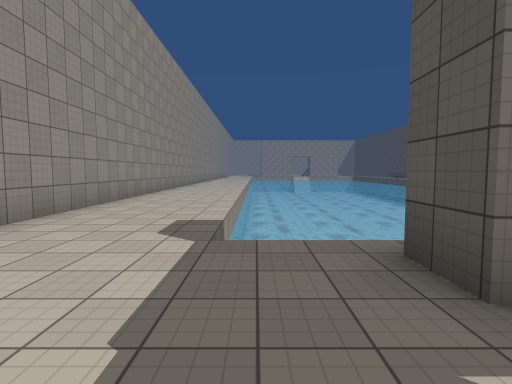
View 1 (above)

22 first-person views from a walk through a scene from a Unity 3-D project. The camera is 1.5 m above the floor, tilts 4° down and sees 80° across. The floor is counted in squares, 2 m on a side. Each view is taken from the middle of a square. On the plan, view 1 faces up. The plan holds only what a view shows up to about 10 squares ahead; the rest is blank. The place goes on beyond the plan. Some animated figures are left out. Surface patterns are stand-ins for the level's own textures.

View 2
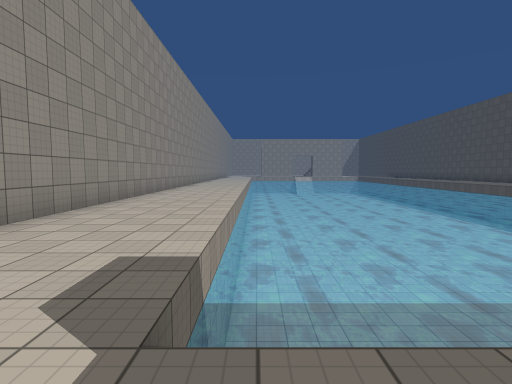

View 3
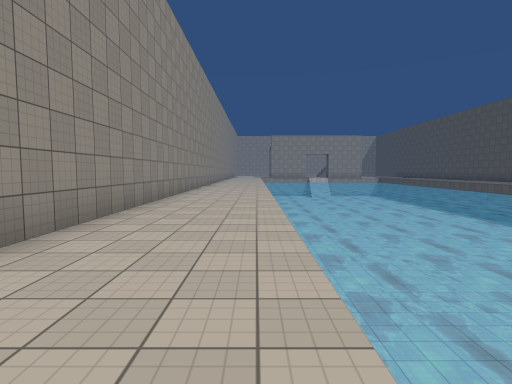

View 4
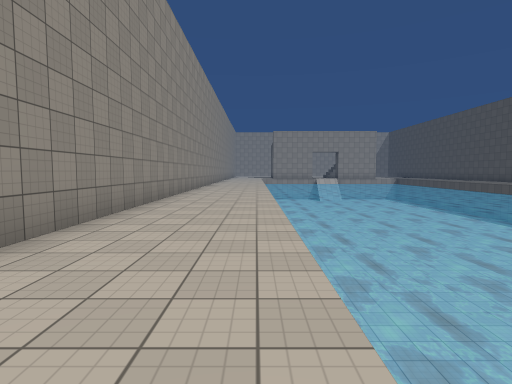

View 5
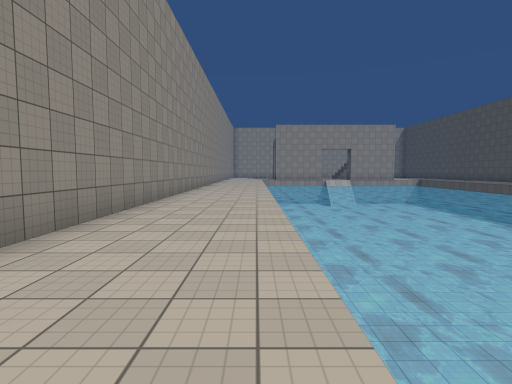

View 6
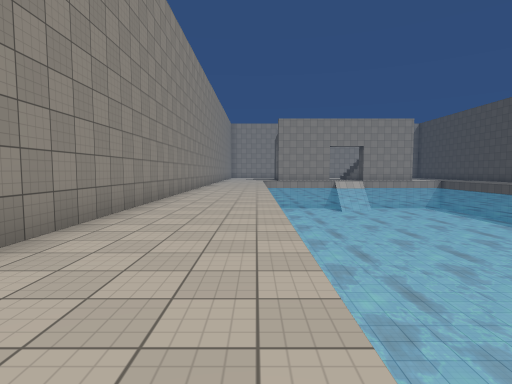

View 7
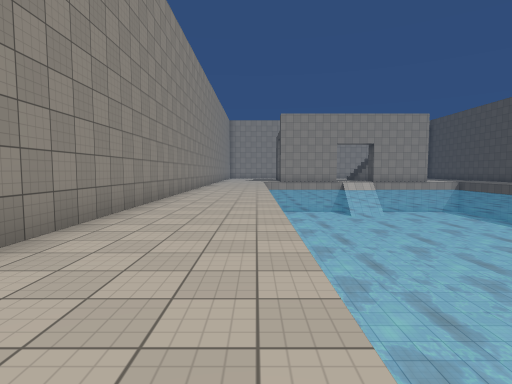

View 8
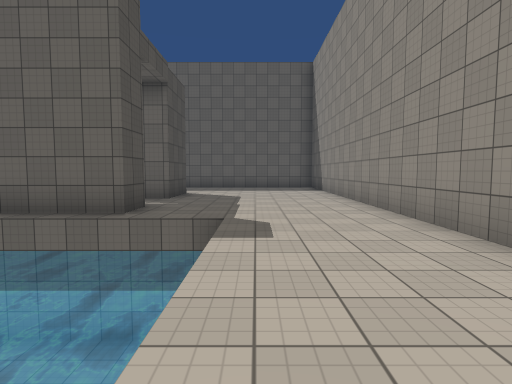

View 9
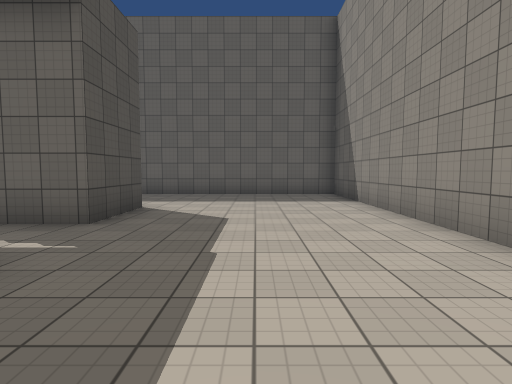

View 10
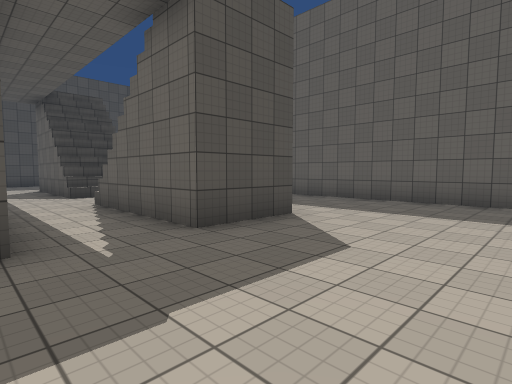

View 11
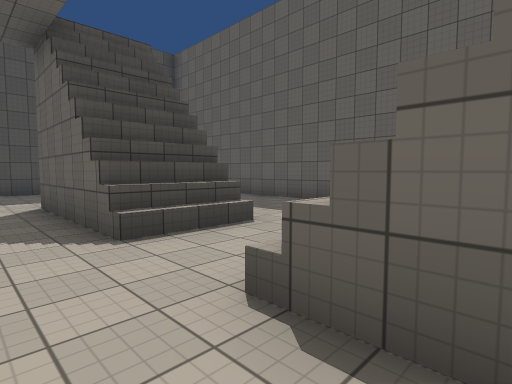

View 12
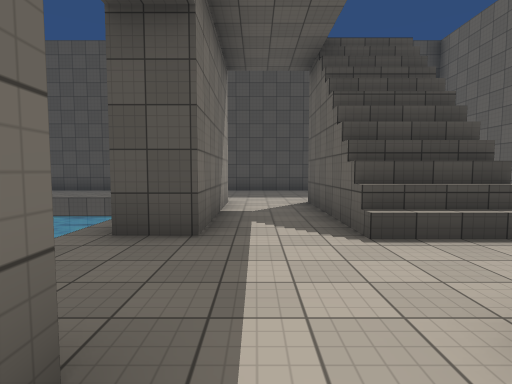

View 13
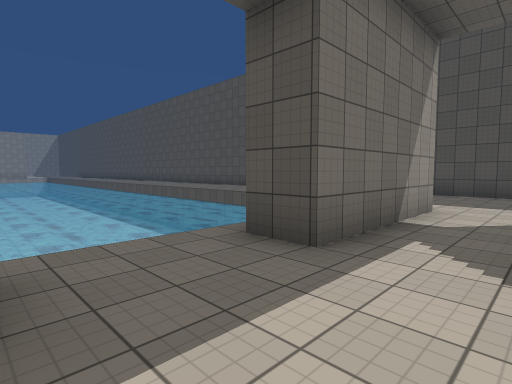

View 14
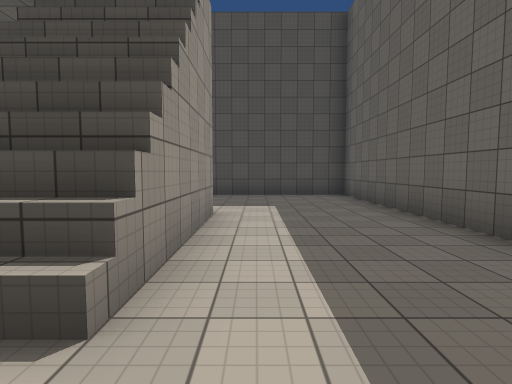

View 15
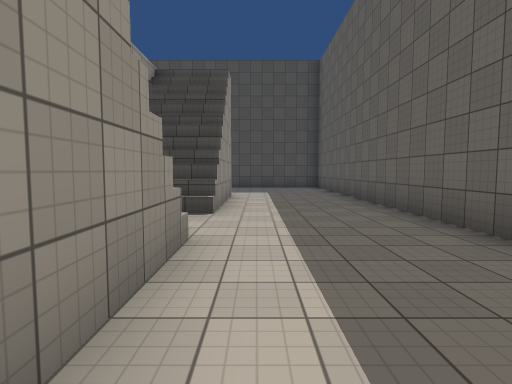

View 16
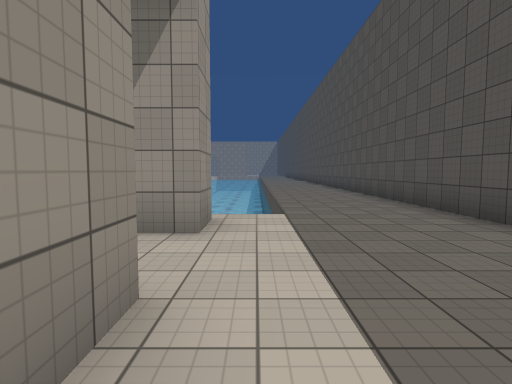

View 17
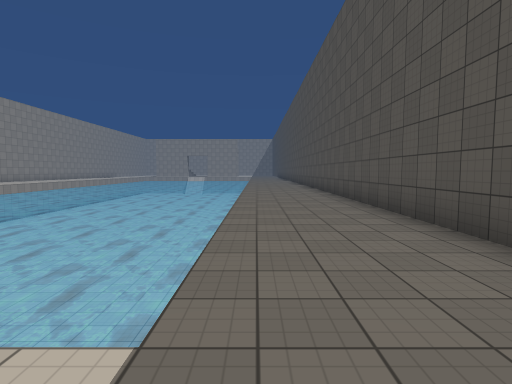

View 18
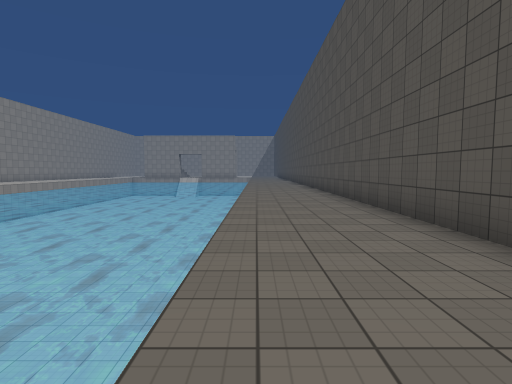

View 19
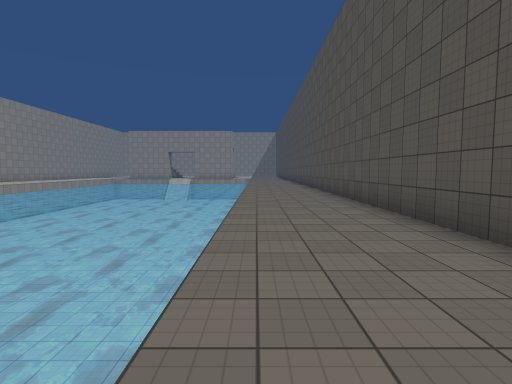

View 20
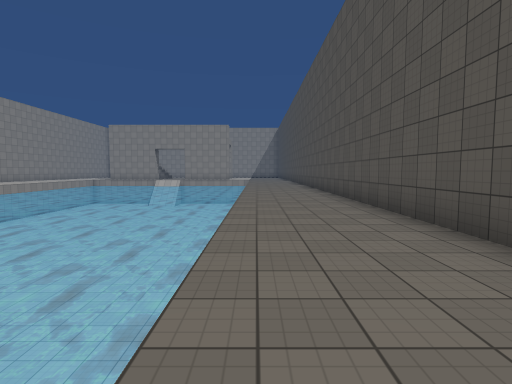

View 21
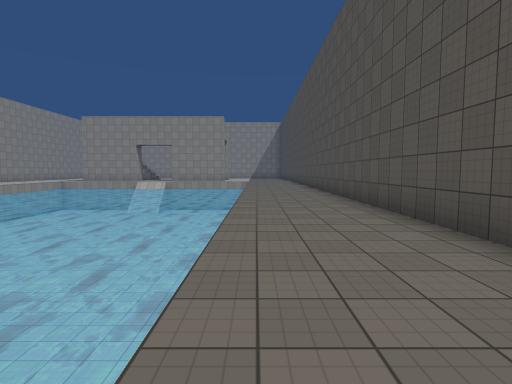

View 22
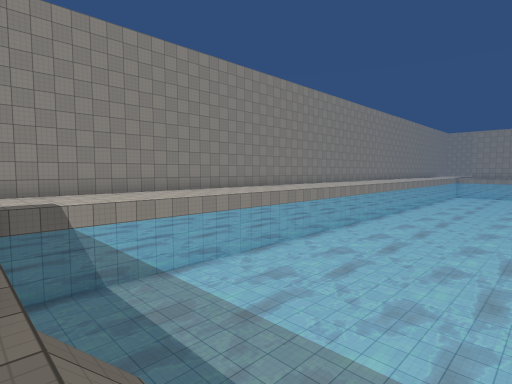

### Floor plan
Key: @ floor where view 1 was taken; # wall or solid block; . floor; ≈ water the walk keeps out of; ^ raised ledge.
Columns run from 4 left of view 1 to 16 right of it. Each row starts with its distance up from view 1.
 29 #...≈≈≈≈≈≈≈≈
 28 #...≈≈≈≈≈≈≈≈≈≈≈≈≈...#
 27 #...≈≈≈≈≈≈≈≈≈≈≈≈≈...#
 26 #...≈≈≈≈≈≈≈≈≈≈≈≈≈...#
 25 #...≈≈≈≈≈≈≈≈≈≈≈≈≈...#
 24 #...≈≈≈≈≈≈≈≈≈≈≈≈≈...#
 23 #...≈≈≈≈≈≈≈≈≈≈≈≈≈...#
 22 #...≈≈≈≈≈≈≈≈≈≈≈≈≈...#
 21 #...≈≈≈≈≈≈ ≈≈≈≈≈≈...#
 20 #...≈≈≈≈≈≈≈≈≈≈≈≈≈...#
 19 #...≈≈≈≈≈≈≈≈≈≈≈≈≈...#
 18 #...≈≈≈≈≈≈≈≈≈≈≈≈≈...#
 17 #...≈≈≈≈≈≈ ≈≈≈≈≈≈...#
 16 #...≈≈≈≈≈≈≈≈≈≈≈≈≈...#
 15 #...≈≈≈≈≈≈≈≈≈≈≈≈≈...#
 14 #...≈≈≈≈≈≈≈≈≈≈≈≈≈...#
 13 #...≈≈≈≈≈≈≈≈≈≈≈≈≈...#
 12 #...≈≈≈≈≈≈≈≈≈≈≈≈≈...#
 11 #...≈≈≈≈≈≈≈≈≈≈≈≈≈...#
 10 #...≈≈≈≈≈≈≈≈≈≈≈≈≈...#
  9 #...≈≈≈≈≈≈≈≈≈≈≈≈≈...#
  8 #...≈≈≈≈≈≈≈≈≈≈≈≈≈...#
  7 #...≈≈≈≈≈≈≈≈≈≈≈≈≈...#
  6 #...≈≈≈≈≈≈≈≈≈≈≈≈≈...#
  5 #...≈≈≈≈≈≈≈≈  ≈≈≈...#
  4 #...≈≈≈≈≈≈≈    ≈≈...#
  3 #............  .....#
  2 #.....###...####....#
  1 #...................#
  0 #...@...............#
 -1 #.....####..####....#
 -2 #.....###^..####....#
 -3 #...................#
 -4 #...................#
 -5 #...................#
 -6 #####################

Where each view was taken, in squares from view 1:
view 1: 0 up, 0 right, facing up
view 2: 2 up, 0 right, facing up
view 3: 6 up, 1 left, facing up
view 4: 10 up, 1 left, facing up
view 5: 14 up, 1 left, facing up
view 6: 17 up, 1 left, facing up
view 7: 19 up, 1 left, facing up
view 8: 8 up, 1 left, facing down
view 9: 4 up, 1 left, facing down
view 10: 2 up, 2 left, facing down-right
view 11: 1 up, 4 right, facing down-right
view 12: 1 up, 4 right, facing right
view 13: 0 up, 5 right, facing up-right
view 14: 3 down, 6 right, facing right
view 15: 3 down, 2 right, facing right
view 16: 2 down, 12 right, facing up
view 17: 2 up, 13 right, facing up
view 18: 6 up, 13 right, facing up
view 19: 10 up, 13 right, facing up
view 20: 14 up, 13 right, facing up
view 21: 18 up, 13 right, facing up
view 22: 3 up, 7 right, facing up-left
